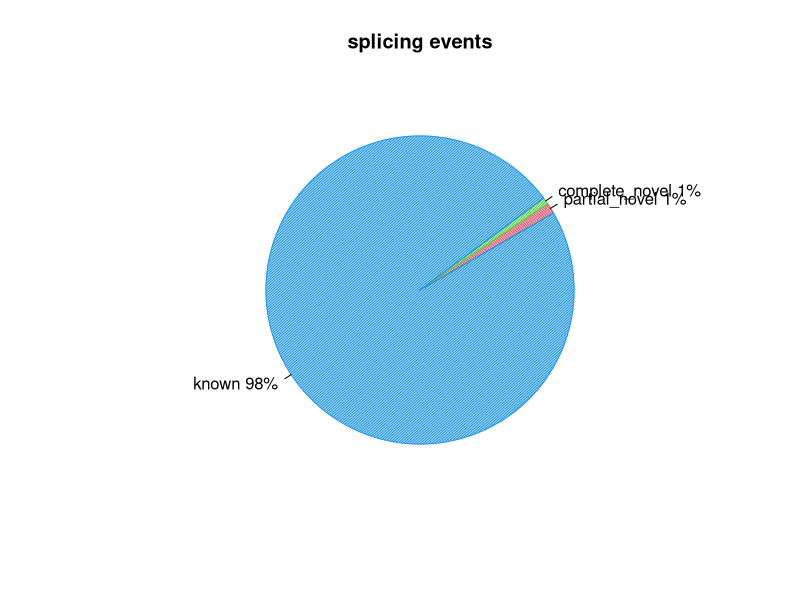
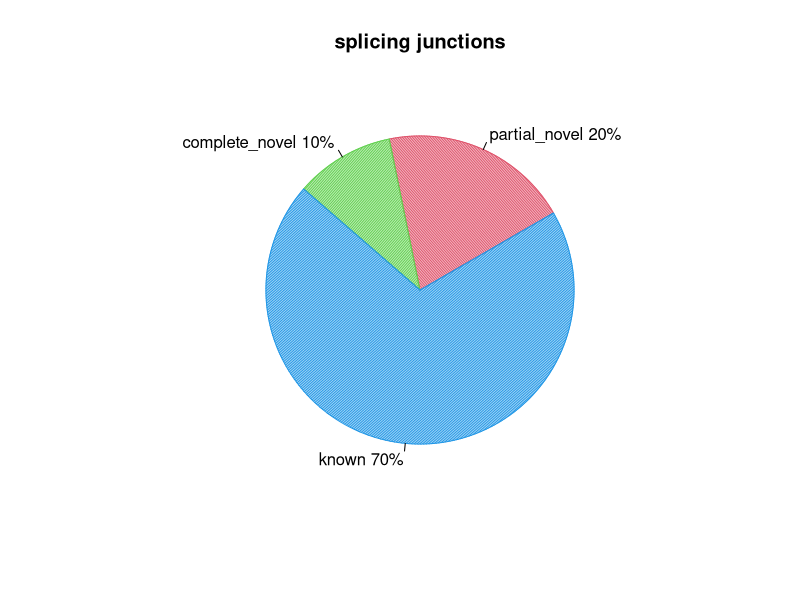

The R source for these figures, in order:
pdf("/data/output/junction_annotation.splice_events.pdf")
events=c(1.1224763530979862,0.7011813022911578,98.012362937516)
pie(events,col=c(2,3,4),init.angle=30,angle=c(60,120,150),density=c(70,70,70),main="splicing events",labels=c("partial_novel 1%","complete_novel 1%","known 98%"))
dev.off()
pdf("/data/output/junction_annotation.splice_junction.pdf")
junction=c(19.86072227897655,10.42360390851029,69.71567381251316)
pie(junction,col=c(2,3,4),init.angle=30,angle=c(60,120,150),density=c(70,70,70),main="splicing junctions",labels=c("partial_novel 20%","complete_novel 10%","known 70%"))
dev.off()
